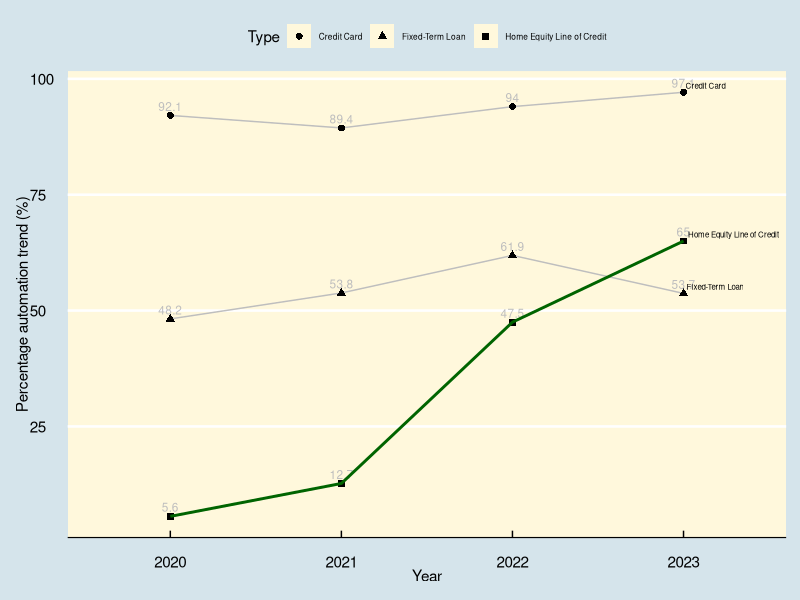

This figure's R source:
## ---- chunk 1
library(tidyverse)
library(ggplot2)
library(ggthemes)
## ---- chunk 2
df <- read_csv("data.csv",skip = 1)

df_clean <- df %>% select(2:dim(df)[2]) %>% rename("Type" = "...2")
## ---- chunk 3
df_long <- df_clean %>% pivot_longer(names_to = "Year",
                                     values_to = "Percentage",cols = 2:5) %>% filter(Type != "Total")
## ---- chunk 4
pl1 <- ggplot(data= df_long, aes(x = Year,y = Percentage,group = Type,shape = Type)) +
  geom_line(color = "gray") + theme_economist() + geom_point(color = "black",size = 2) + geom_text(aes(label = Percentage),
                                                           vjust = -0.5,size = 3,color = "gray") + labs(x = "Year",
                                                                                y = "Percentage automation trend (%)") + theme(legend.text = element_text(size = 6),panel.background = element_rect(fill = 'cornsilk') ) + geom_line(data = ~filter(.x, Type == "Home Equity Line of Credit"), color = "darkgreen", size = 1)  + geom_text(data = filter(df_long, Year == 2023), aes(label = Type), vjust = -0.6,hjust = -0.05, size = 2, color = "black") 

# Hide legend for color
pl1 + guides(color = guide_legend(override.aes = list(label = c(""))))
## ---- chunk 5

